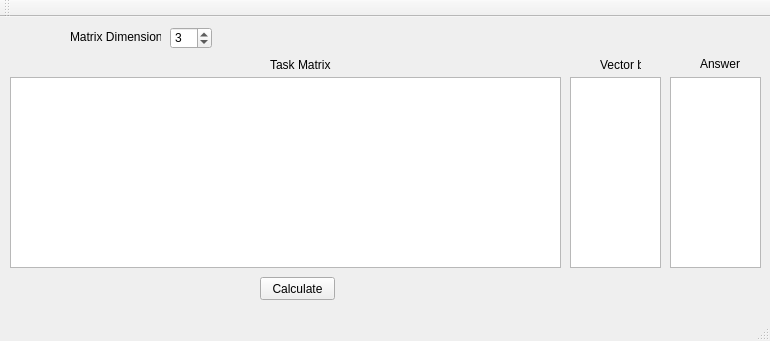
<?xml version="1.0" encoding="UTF-8"?>
<ui version="4.0">
 <class>MainWindow</class>
 <widget class="QMainWindow" name="MainWindow">
  <property name="enabled">
   <bool>true</bool>
  </property>
  <property name="geometry">
   <rect>
    <x>0</x>
    <y>0</y>
    <width>770</width>
    <height>341</height>
   </rect>
  </property>
  <property name="windowTitle">
   <string>MainWindow</string>
  </property>
  <widget class="QWidget" name="centralWidget">
   <widget class="QTableView" name="mainMatrix">
    <property name="geometry">
     <rect>
      <x>10</x>
      <y>60</y>
      <width>551</width>
      <height>191</height>
     </rect>
    </property>
   </widget>
   <widget class="QPushButton" name="calculateButton">
    <property name="enabled">
     <bool>true</bool>
    </property>
    <property name="geometry">
     <rect>
      <x>260</x>
      <y>260</y>
      <width>75</width>
      <height>23</height>
     </rect>
    </property>
    <property name="text">
     <string>Calculate</string>
    </property>
   </widget>
   <widget class="QTableView" name="answerVector">
    <property name="geometry">
     <rect>
      <x>670</x>
      <y>60</y>
      <width>91</width>
      <height>191</height>
     </rect>
    </property>
    <attribute name="horizontalHeaderVisible">
     <bool>false</bool>
    </attribute>
    <attribute name="verticalHeaderVisible">
     <bool>false</bool>
    </attribute>
   </widget>
   <widget class="QSpinBox" name="dimension">
    <property name="geometry">
     <rect>
      <x>170</x>
      <y>10</y>
      <width>42</width>
      <height>22</height>
     </rect>
    </property>
    <property name="minimum">
     <number>2</number>
    </property>
    <property name="maximum">
     <number>5</number>
    </property>
    <property name="value">
     <number>3</number>
    </property>
   </widget>
   <widget class="QLabel" name="dimensionLabel">
    <property name="geometry">
     <rect>
      <x>70</x>
      <y>10</y>
      <width>91</width>
      <height>20</height>
     </rect>
    </property>
    <property name="text">
     <string>Matrix Dimension:</string>
    </property>
   </widget>
   <widget class="QLabel" name="matrixLabel">
    <property name="geometry">
     <rect>
      <x>270</x>
      <y>40</y>
      <width>61</width>
      <height>16</height>
     </rect>
    </property>
    <property name="text">
     <string>Task Matrix</string>
    </property>
   </widget>
   <widget class="QLabel" name="answerLabel">
    <property name="geometry">
     <rect>
      <x>700</x>
      <y>40</y>
      <width>47</width>
      <height>13</height>
     </rect>
    </property>
    <property name="text">
     <string>Answer</string>
    </property>
   </widget>
   <widget class="QTableView" name="bVector">
    <property name="geometry">
     <rect>
      <x>570</x>
      <y>60</y>
      <width>91</width>
      <height>191</height>
     </rect>
    </property>
    <attribute name="horizontalHeaderVisible">
     <bool>false</bool>
    </attribute>
    <attribute name="horizontalHeaderHighlightSections">
     <bool>true</bool>
    </attribute>
    <attribute name="verticalHeaderVisible">
     <bool>false</bool>
    </attribute>
   </widget>
   <widget class="QLabel" name="label">
    <property name="geometry">
     <rect>
      <x>600</x>
      <y>40</y>
      <width>41</width>
      <height>16</height>
     </rect>
    </property>
    <property name="text">
     <string>Vector b</string>
    </property>
   </widget>
  </widget>
  <widget class="QMenuBar" name="menuBar">
   <property name="geometry">
    <rect>
     <x>0</x>
     <y>0</y>
     <width>770</width>
     <height>21</height>
    </rect>
   </property>
  </widget>
  <widget class="QToolBar" name="mainToolBar">
   <attribute name="toolBarArea">
    <enum>TopToolBarArea</enum>
   </attribute>
   <attribute name="toolBarBreak">
    <bool>false</bool>
   </attribute>
  </widget>
  <widget class="QStatusBar" name="statusBar"/>
 </widget>
 <layoutdefault spacing="6" margin="11"/>
 <resources/>
 <connections/>
</ui>
